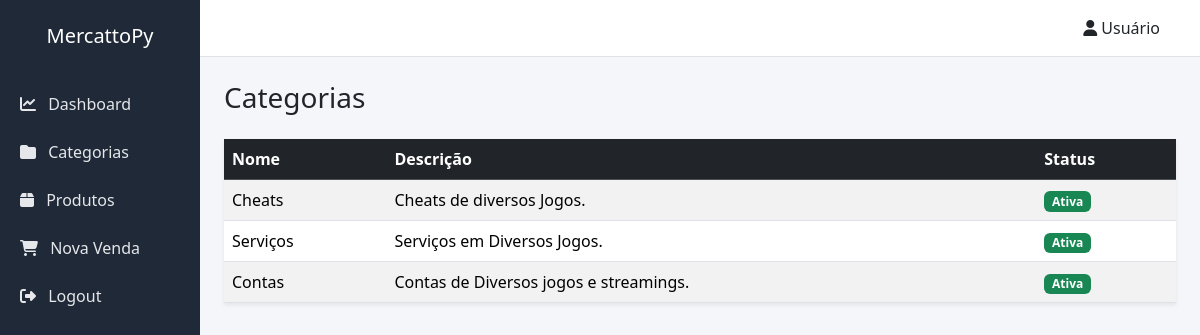
Page /categorias/ on the committed database.
### catalog/models.py (models this page shows, shortened)
class Category(models.Model):
    name = models.CharField(max_length=100)
    description = models.TextField()
    is_active = models.BooleanField(default=True)

### catalog/views.py (the view)
# urls.py: path('categorias/', views.category_list, name='category_list'),
def category_list(request):
    categories = Category.objects.all()
    return render(request, 'catalog/category_list.html', {
        'categories': categories
    })

### catalog/templates/catalog/category_list.html (shortened to what this page needs)
{% extends "base.html" %}
{% block content %}
<h3 class="mb-4">Categorias</h3>
<table class="table table-striped shadow-sm">
    <thead class="table-dark">
        <tr>
            <th>Nome</th>
            <th>Descrição</th>
            <th>Status</th>
        </tr>
    </thead>
    <tbody>
        {% for category in categories %}
        <tr>
            <td>{{ category.name }}</td>
            <td>{{ category.description }}</td>
            <td>
                {% if category.is_active %}
                    <span class="badge bg-success">Ativa</span>
                {% else %}
                    <span class="badge bg-danger">Inativa</span>
                {% endif %}
            </td>
        </tr>
        {% endfor %}
    </tbody>
</table>
{% endblock %}

### catalog/templates/base.html (style rules this page uses)
body { background-color: #f4f6f9; }

### rows in the picture
Category: name "Cheats", description "Cheats de diversos Jogos.", is_active "Ativa"
Category: name "Serviços", description "Serviços em Diversos Jogos.", is_active "Ativa"
Category: name "Contas", description "Contas de Diversos jogos e streamings.", is_active "Ativa"
